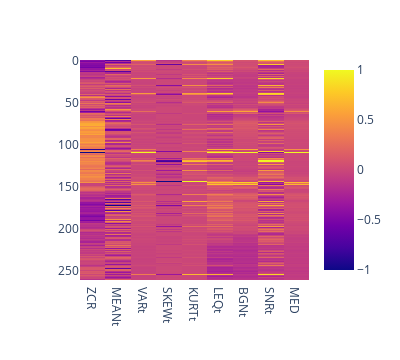

The notebook cell saved with this chart:
### Code cell
all_cols = df_norm.columns[2:-1]

fig = px.imshow(df_norm[['ZCR', 'MEANt', 'VARt', 'SKEWt', 'KURTt', 'LEQt', 'BGNt', 'SNRt', 'MED']],
               width=400)
fig.show()

### Figure 1 — Plotly figure (JSON) as saved in the notebook; plotly's stock layout.template omitted (floating-point values rounded to 4 significant figures; data arrays with more than 128 entries replaced by an {"elided": "..."} marker saying what was removed)
{"data": [{"coloraxis": "coloraxis", "hovertemplate": "x: %{x}<br>y: %{y}<br>color: %{z}<extra></extra>", "name": "0", "type": "heatmap", "x": ["ZCR", "MEANt", "VARt", "SKEWt", "KURTt", "LEQt", "BGNt", "SNRt", "MED"], "xaxis": "x", "y": {"elided": "261 int values"}, "yaxis": "y", "z": {"elided": "261x9 float values"}}], "layout": {"coloraxis": {"colorscale": [[0, "#0d0887"], [0.1111, "#46039f"], [0.2222, "#7201a8"], [0.3333, "#9c179e"], [0.4444, "#bd3786"], [0.5556, "#d8576b"], [0.6667, "#ed7953"], [0.7778, "#fb9f3a"], [0.8889, "#fdca26"], [1, "#f0f921"]]}, "height": 360, "margin": {"t": 60}, "width": 400, "xaxis": {"anchor": "y", "autorange": true, "constrain": "domain", "domain": [0, 1], "range": [-0.5, 8.5], "scaleanchor": "y", "type": "category"}, "yaxis": {"anchor": "x", "autorange": true, "constrain": "domain", "domain": [0, 1], "range": [260.5, -0.5], "type": "linear"}}}
